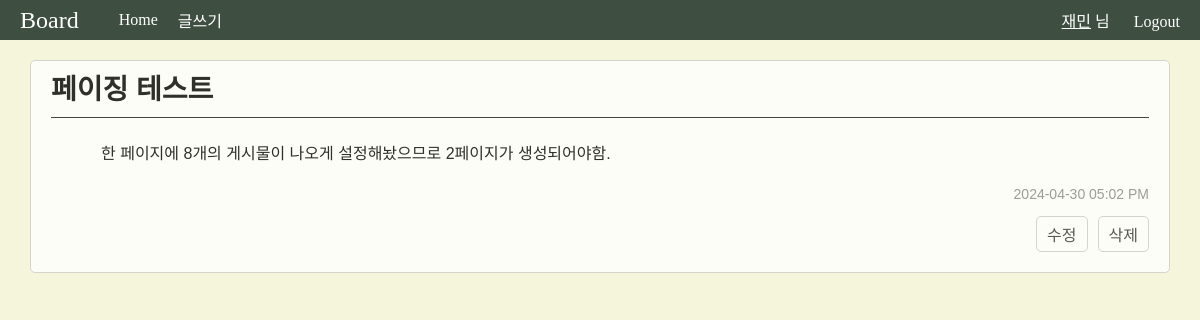
Page /blog/post/detail/9 (signed in) on the committed database.
### apps/blog/models.py (models this page shows, shortened)
class User(db.Model, UserMixin):
    __tablename__ = "users"
    id = db.Column(db.Integer, primary_key=True)
    nickname = db.Column(db.String, unique=True, index=True)
    email = db.Column(db.String, unique=True, index=True)
    password_hash = db.Column(db.String)
    created_at = db.Column(db.DateTime, default=datetime.now)
    @property
    def password(self):
        raise AttributeError("읽어들일 수 없음")

class Post(db.Model):
    __tablename__ = "posts"
    id = db.Column(db.Integer, primary_key=True)
    title = db.Column(db.String, index=True)
    content = db.Column(db.String, index=True)
    created_at = db.Column(db.DateTime, default=datetime.now)
    updated_at = db.Column(db.DateTime, default=datetime.now, onupdate=datetime.now)

### apps/blog/views.py (the view)
@blog.route('/post/detail/<post_id>')
def detail(post_id):
    post = Post.query.get(post_id)
    post.content = post.content.replace('\n', '<br>')
    return render_template('blog/detail_post.html', post=post)

### apps/blog/models.py (called while the page is built)
@login_manager.user_loader
def load_user(user_id):
    return User.query.get(user_id)

### apps/blog/templates/blog/detail_post.html
{% extends 'blog/layout.html' %}
{% block content %}
<link rel="stylesheet" href="{{ url_for('blog.static', filename='post.css') }}">
<div class="post">
    <div class="post-title">
        <h1>{{ post.title }}</h1>
        <hr>
    </div>
    <div class="post-content">
        <p id="post-content">
            {% autoescape false %}
            {{ post.content }}
            {% endautoescape %}
        </p>
        {% if post.updated_at == post.created_at %}
            <p class="post-date">{{ post.created_at.strftime("%Y-%m-%d %I:%M %p") }}</p>
        {% else %}
            <p class="post-date">{{ post.updated_at.strftime("%Y-%m-%d %I:%M %p") }}</p>
        {% endif %}
        <div class="post-buttons">
            <a href="{{ url_for('blog.edit_post', post_id=post.id) }}" class="edit-button">수정</a>
            <a href="{{ url_for('blog.delete_post', post_id=post.id) }}" class="delete-button"
            onclick="return confirm('게시물을 삭제하시겠습니까?')">삭제</a>
        </div>
</div>
{% endblock %}

### apps/blog/templates/blog/layout.html (shortened to what this page needs)
<!DOCTYPE html>
<html lang="ko">
<head>
    <link rel="stylesheet" href="{{ url_for('blog.static', filename='layout.css') }}">
</head>
<body>
    <div class="top-bar">
        <div class="title">
            <span>Board</span>
        </div>
        <div class="home">
            <a href="{{ url_for('blog.post') }}">Home</a>
        </div>
        <div class="write">
        <a href="{{ url_for('blog.create_post') }}">글쓰기</a>
        </div>
        <div class="login">
            <a>
            {% if current_user.is_authenticated %}
            <a id="nick" href="{{ url_for('auth.edit_user', user_id=current_user.id) }}">{{ current_user.nickname }}</a> 님
                <span><a href="{{ url_for('auth.logout') }}">Logout</a></span>
            {% else %}
                <span><a href="{{ url_for('auth.login') }}">Login</a></span>
            {% endif %}
            </a>
        </div>
    </div>
        {% block content %}{% endblock %}
    </div>
</body>
</html>

### apps/blog/static/layout.css (style rules this page uses)
html { height: 100vh; background-color:#f5f5dc; }
body { margin: auto; padding: auto; }
a { text-decoration: none; color: inherit; }
.top-bar { height: 40px; display: flex; justify-content: space-between; align-items: center; background-color: #3e4e40; color: white; margin-bottom: 20px; }
.title { font-size: 24px; margin-right: 20px; padding-left: 20px; }
.write { margin-right: auto; }
.login { margin-right: 20px; }
a { text-decoration: none; color: inherit; margin-left: 20px; }
#nick { text-decoration: underline; color: inherit; }

### apps/blog/static/post.css (style rules this page uses)
.post { background-color: rgb(255, 255, 255); opacity: 0.8; margin-bottom: 20px; border: 1px solid #ccc; border-radius: 5px; margin-left: 30px; margin-right: 30px; padding-bottom: 0px; }
.post-title { margin-left: 20px; margin-right: 20px; margin-bottom: 10px; }
.post-title h1 { padding-top: 6px; margin: 0; font-size: 28px; font-family: 'Orbit-Regular', sans-serif; }
.post-content { margin: 20px; font-size: 16px; }
#post-content { padding-left: 50px; padding-right: 50px; line-height: 2; font-family: 'Orbit-Regular', sans-serif; }
.post-date { font-size: 14px; color: #888; text-align: right; font-family: 'Orbit-Regular', sans-serif; }
hr { margin-top: 10px; margin-bottom: 10px; border: 0; border-top: 1px solid #1b1b1b; }
.post-buttons { display: flex; justify-content: flex-end; margin-top: 10px; }
.edit-button, .delete-button { margin-left: 10px; padding: 5px 10px; border: 1px solid #ccc; border-radius: 5px; text-decoration: none; color: #333; }

### rows in the picture
User: nickname "재민"
Post: title "페이징 테스트", content "한 페이지에 8개의 게시물이 나오게 설정해놨으므로 2페이지가 생성되어야함.", created_at "2024-04-30 05:02 PM"
